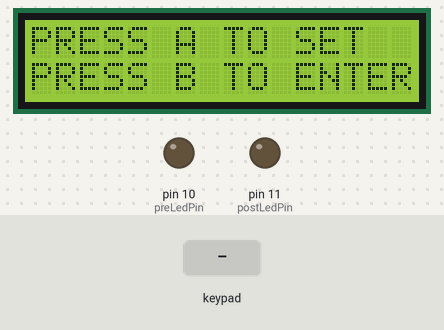
Recording of a sketch running on a simulated Arduino Uno, built with avr-gcc and run on an emulated ATmega328P. On the bench: 16×2 character LCD, output pins drawn as LEDs (lit = HIGH). Dashed ring = blinking. The test bench sets the inputs (shaded band).

Above: at 5.9 s.
6.0 s: key 'D' pressed
At 7.2 s:
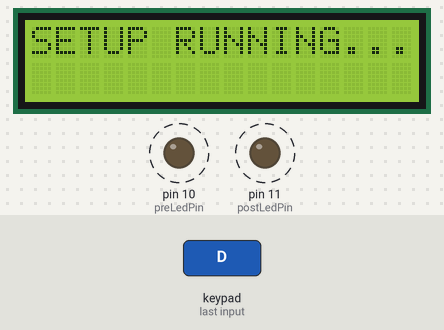
9.0 s: key '#' pressed
At 11.9 s:
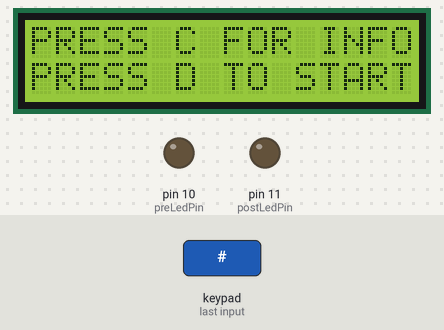
12.0 s: keypad keys 7 6 5 4 A pressed 0.4 s apart
At 14.2 s:
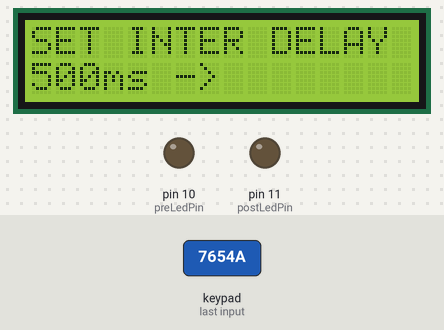
15.5 s: key 'B' pressed
At 17.4 s:
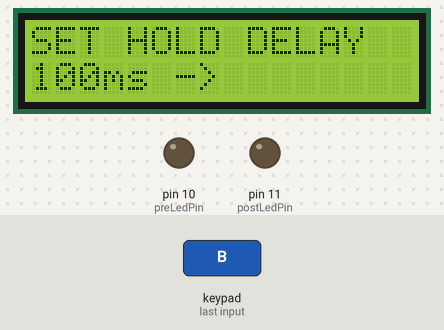
18.0 s: key 'B' pressed
At 20.2 s:
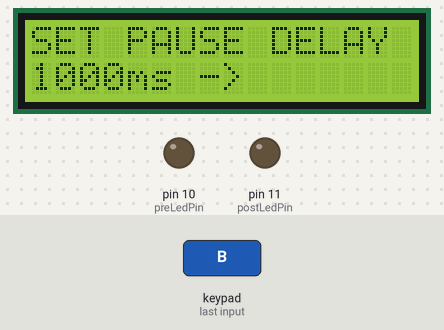
20.5 s: key 'B' pressed
At 22.3 s:
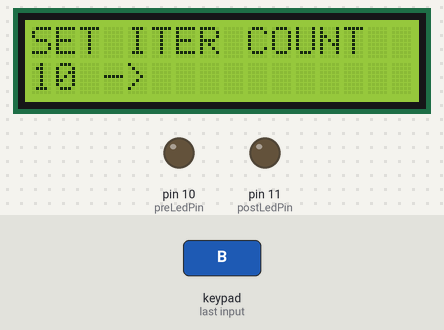
Timing chart, 0 to 23.8 s (numbered marks = the images above; inputs shaded):
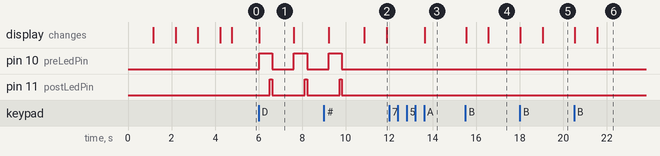

The sketch:

STDP_Test.ino
```cpp
#include <LiquidCrystal_I2C.h>
#include <Keypad.h>

//bool loopRunning = 0;
//bool startButtonState = 0;
//bool prevStartButtonState = 0;
//bool stopButtonState = 0;
//bool prevStopButtonState = 0;

int preLedPin = 10;
int postLedPin = 11;
//int startButtonPin = 9;
//int stopButtonPin = 8;

int interDelay = 500;
int postDelay = 100;
int silenceDelay =1000;

int iterations = 0;
int setIterations = 10;

unsigned long startMillis;
unsigned long currentMillis;
const unsigned long waitPeriod = 2000;
bool instrMessage = 0;

int totalColumns = 16;
int totalRows = 2;

const byte numRows= 4;
const byte numCols= 4;

char keymap[numRows][numCols] =
{
{'1', '2', '3', 'A'},
{'4', '5', '6', 'B'},
{'7', '8', '9', 'C'},
{'*', '0', '#', 'D'}
};

byte rowPins[numRows] = {7,6,5,4};
byte colPins[numCols] = {3,2,1,0};

void intro();
void printMessage();
void printDelayedMessage();
int setParam();
void experiment();

Keypad myKeypad = Keypad(makeKeymap(keymap), rowPins, colPins, numRows, numCols);

LiquidCrystal_I2C lcd(0x3E, totalColumns, totalRows);

void setup()
{
  pinMode(preLedPin, OUTPUT);
  pinMode(postLedPin, OUTPUT);
  //pinMode(stopButtonPin, INPUT_PULLUP);
  //pinMode(startButtonPin, INPUT_PULLUP);

  lcd.begin(totalColumns, totalRows);
  lcd.init();
  lcd.backlight();

  intro(interDelay, postDelay, silenceDelay, setIterations, "SETUP COMPLETE");

  startMillis = millis();
}

void loop ()
{
  currentMillis = millis();

   if (currentMillis - startMillis >= waitPeriod)
   {
     if(instrMessage == 0)
     {
		  lcd.clear();
      lcd.setCursor(0, 0);
  	 	lcd.print("PRESS C FOR INFO");
  	 	lcd.setCursor(0,1);
  	 	lcd.print("PRESS D TO START");
        startMillis = currentMillis;
        instrMessage = 1;
     }
     else
     {
        lcd.clear();
		instrMessage = 0;
        startMillis = currentMillis;
     }
   }

   if(instrMessage == 0)
   {
     //lcd.clear();
     lcd.setCursor(0, 0);
     lcd.print("PRESS A TO SET");
     lcd.setCursor(0,1);
     lcd.print("PRESS B TO ENTER");
   }

  /*lcd.setCursor(0, 0);
  lcd.print("PRESS A TO SET");
  lcd.setCursor(0,1);
  lcd.print("PRESS D TO START");*/

  /*if(loopRunning)
  {
    experiment(interDelay, postDelay, silenceDelay, setIterations);
  }

  startButtonState = digitalRead(startButtonPin);

  if((startButtonState == LOW) && (prevStartButtonState == HIGH))
  {
    iterations = 0;
    loopRunning = !loopRunning;
  }

  prevStartButtonState = startButtonState;*/

  char keypressed = myKeypad.getKey();

  if (keypressed != NO_KEY)
  {
    if (keypressed == 'A')
    {
      interDelay = setParam(interDelay, "SET INTER DELAY", "ms");
      printDelayedMessage(interDelay, 1000, "INTER DELAY =", "ms");

      postDelay = setParam(postDelay, "SET HOLD DELAY", "ms");
      printDelayedMessage(postDelay, 1000, "HOLD DELAY =", "ms");

      silenceDelay = setParam(silenceDelay, "SET PAUSE DELAY", "ms");
      printDelayedMessage(silenceDelay, 1000, "PAUSE DELAY =", "ms");

      setIterations = setParam(setIterations, "SET ITER COUNT", "");
      printDelayedMessage(setIterations, 1000, "ITER COUNT =", "");

      lcd.clear();
      lcd.setCursor(0, 0);
      lcd.print("SETTINGS APPLIED");
      lcd.setCursor(0,1);
      delay(1000);

    }
    if (keypressed == 'C')
    {
      intro(interDelay, postDelay, silenceDelay, setIterations, "SETTINGS SAVED");
    }
    if (keypressed == 'D')
    {
      experiment(interDelay, postDelay, silenceDelay, setIterations);
    }
  }

  }

void intro(int delay1, int delay2, int delay3, int iter, String endMessage)
{
  lcd.clear();

  lcd.setCursor(0, 0);
  lcd.print("INTER DELAY =");
  lcd.setCursor(0, 1);
  lcd.print(delay1);
  lcd.print("ms");
  delay(1000);
  lcd.clear();

  lcd.setCursor(0, 0);
  lcd.print("HOLD DELAY =");
  lcd.setCursor(0, 1);
  lcd.print(delay2);
  lcd.print("ms");
  delay(1000);
  lcd.clear();

  lcd.setCursor(0, 0);
  lcd.print("PAUSE DELAY =");
  lcd.setCursor(0, 1);
  lcd.print(delay3);
  lcd.print("ms");
  delay(1000);
  lcd.clear();

  lcd.setCursor(0, 0);
  lcd.print("ITERATION COUNT =");
  lcd.setCursor(0, 1);
  lcd.print(iter);
  delay(1000);
  lcd.clear();

  lcd.setCursor(0, 0);
  lcd.print(endMessage);
  delay(500);
  lcd.clear();
}

void printMessage(int value, String message, String dimension)
{
  lcd.clear();
  lcd.setCursor(0, 0);
  lcd.print(message);
  lcd.setCursor(0, 1);
  lcd.print(value);
  lcd.print(dimension);
  lcd.print(" -> ");
}

void printDelayedMessage(int value, int delay1, String message, String dimension)
{
  lcd.clear();
  lcd.setCursor(0, 0);
  lcd.print(message);
  lcd.setCursor(0, 1);
  lcd.print(value);
  lcd.print(dimension);
  delay(delay1);
  lcd.clear();
}

int setParam(int inter, String message, String dimension)
{
  int value = 0;
  String inputString = "";

  char keypressed = myKeypad.getKey();

  printMessage(inter, message, dimension);

  do
  {
    keypressed = myKeypad.getKey();

    if (keypressed != NO_KEY)
  	{
        if (keypressed >= '0' && keypressed <= '9')
        {
          lcd.print(keypressed);
          inputString += String(keypressed);
          delay(1000);
        }
      	else if (keypressed == '*')
        {
          inputString = "";
          printMessage(inter, message, dimension);
      	}
    }

  }
  while (keypressed != 'B');

  if(inputString == "")
  {
    value = inter;
  }
  else
  {
    value = inputString.toInt();
  }

  lcd.clear();
  return value;

}

void experiment(int delay1, int delay2, int delay3, int iter)
{
  iterations = 0;

  lcd.clear();
  lcd.setCursor(0, 0);
  lcd.print("SETUP RUNNING...");
  lcd.setCursor(0,1);

  for( int i = 0; i < iter; i++)
  {
    digitalWrite(preLedPin, HIGH);
    delay(delay1);
    digitalWrite(postLedPin, HIGH);
    delay(delay2);
    digitalWrite(preLedPin, LOW);
    digitalWrite(postLedPin, LOW);
    delay(delay3);
    iterations++;
    lcd.setCursor(0,1);
    lcd.print(iterations);

    char keypressed = myKeypad.getKey();
    if (keypressed != NO_KEY)
  	{
      if (keypressed == '#')
      {
        break;
      }
    }
  }

  //loopRunning = !loopRunning;

  lcd.clear();
  lcd.setCursor(0, 0);
  lcd.print("SETUP FINISHED...");
  delay(1000);
}
```

Measured:
- after the input at 6.0 s, pin 10 (preLedPin): alternates HIGH for 0.60 s and LOW for 1.0 s, starting at once; pin 11 (postLedPin): alternates HIGH for 0.10 s and LOW for 1.5 s, starting after 0.52 s; the display: changes at once (image 1)
- after the input at 9.0 s, pin 10 (preLedPin), pin 11 (postLedPin): goes on until 9.8 s, then stays LOW; the display: first differs from a run without the input after 1.8 s (image 2 shows a later state)
- after the input at 12.0 s, the display: changes after 1.6 s (image 3)
- after the input at 15.5 s, the display: first changes at once (image 4 shows a later state)
- after the input at 18.0 s, the display: first changes at once (image 5 shows a later state)
- after the input at 20.5 s, the display: first changes at once (image 6 shows a later state)
- what the display in image 1 shows lasts 1.6 s, from 6.0 s to 7.6 s
